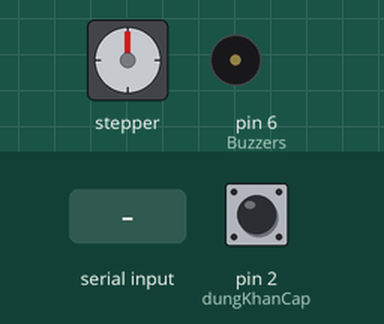
Bench run of a sketch on a simulated Arduino Uno, built with avr-gcc and run on an emulated ATmega328P. Parts: stepper motor, buzzer (waves = sounding, pin HIGH). Wiring (inferred from the names in the program): stepper motor driver (200 steps per turn assumed): step pin 13; direction pin 12; enable pin 11. The test bench sets the inputs (shaded band); at power-on: pin 2 (dungKhanCap) HIGH. Pins used as bus, display or sensor lines are not drawn; what the sketch prints to the serial monitor is not drawn.

Above: at 1.2 s.
1.3 s: "push" received over Serial
3.1 s: pin 2 (dungKhanCap) pulled LOW for 0.15 s
At 4.1 s:
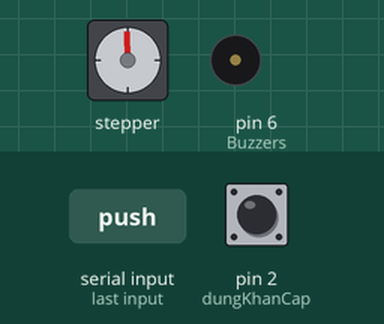
4.7 s: pin 2 (dungKhanCap) pulled LOW for 1 s
7.2 s: "capacity" received over Serial
8.9 s: "push" received over Serial
At 9.6 s:
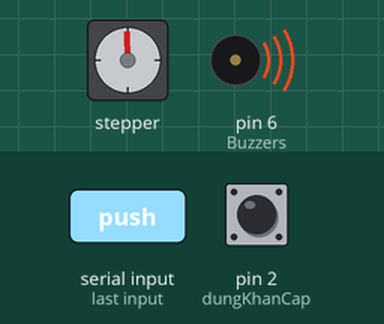
11.9 s: pin 2 (dungKhanCap) driven LOW
Timing chart, 0 to 14.9 s (numbered marks = the images above; inputs shaded):
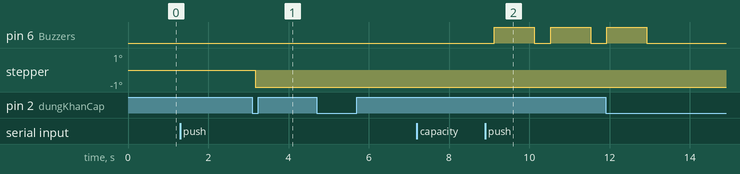

Measured:
- after the input at 1.3 s, every drawn part: stays the same
- after the input at 4.7 s, every drawn part: stays the same
- after the input at 7.2 s, every drawn part: stays the same
- after the input at 8.9 s, pin 6 (Buzzers): alternates HIGH for 1.0 s and LOW for 0.40 s, starting after 0.23 s

The sketch:

MicroPump_V2_FINAL.ino
```cpp
#include "avr/interrupt.h"
#include <string.h>

#define ena 11
#define dir 12
#define pul 13
#define dungKhanCap 2
#define Buzzers 6

// cac thong so
#define McSt 256   // Microstep
#define l 0.2      // lamda
#define degree 1.8 // goc full-step


int check; //bien kiem tra
int trangThaiNgat; // 1 = dang ngat , 0 = khong ngat
int Direction; //chieu dong co
int checkMotor; // kiem tra xem co dang trong mode push pull hay khong
long countPulse, totalPulse, State, Previous;
long Butt_State, Butt_Previous = 0;

float counterInit;

int theTichXilanh = 1; // the tich xilanh
int type = 1;  // loai xilanh
float dungTichDungDich = 1;      // thong so dung totalPulse co trong xilanh
float tocDoBom = 1;        // thong so toc do bom
float hanhTrinhXilanh = 1; // thong so hanh trinh xilanh
float dungDichDaBom;
float heSoDonVi = 1;

String DataFromDisplay = "";  // du lieu tu man hinh
String DonVi = "ml/h";  // xau chua dang don vi

void setup()
{
  Serial.begin(9600);

  pinMode(ena, OUTPUT);
  pinMode(dir, OUTPUT);
  pinMode(pul, OUTPUT);
  pinMode(dungKhanCap, INPUT_PULLUP);

  pinMode(Buzzers, OUTPUT);

  attachInterrupt(0, ngatKhanCap, FALLING);

  digitalWrite(ena, HIGH);
}

void ngatKhanCap()
{
  Butt_State = millis();
 if ((Butt_State - Butt_Previous) >= 500)
 {
    Butt_Previous = Butt_State;
  if (1 == checkMotor)    // neu dang trong mode chay
  {
    if (0 == trangThaiNgat)    // ngat
    {
      Serial.print("push.state.txt=\"STATE: PAUSING\"");
      CachDong();
      Serial.print("pull.state.txt=\"STATE: PAUSING\"");
      CachDong();

      digitalWrite(ena, LOW);
      trangThaiNgat = 1;
      TimerDisable();
      check = 0;
    }
    else              //bat lai
    {
      Serial.print("push.state.txt=\"STATE: PUSHING\"");
      CachDong();
      Serial.print("pull.state.txt=\"STATE: PULLING\"");
      CachDong();
      digitalWrite(ena, HIGH);
      trangThaiNgat = 0;
      TimerEnable();
    }
  }
 }
}

void PlayPause()
{
  if (1 == checkMotor)  // neu dang trong mode chay
  {
    if (0 == trangThaiNgat)    // ngat
    {
      trangThaiNgat = 1;
      TimerDisable();
      check = 0;
    }
    else              //bat lai
    {
      digitalWrite(ena, HIGH);
      trangThaiNgat = 0;
      TimerEnable();
    }
  }
}

void TimerEnable()   //cau hinh timer va bat len
{
  cli();
  TCCR1A = 0;
  TCCR1B = 0;
  TIMSK1 = 0;

  TCCR1B = (0 << CS12) | (1 << CS11) | (1 << CS10);  // cau hinh 3 bit chinh precaler 1/64
  TCNT1 = counterInit;   // dat bottom
  TIMSK1 = (1 << TOIE1); // bat su kien ngat
  sei();
}

void TimerDisable()  //tat timer
{
  cli();
  TCCR1A = 0;
  TCCR1B = 0;
  TIMSK1 = 0;

  TCCR1B |= (0 << CS12) | (0 << CS11) | (0 << CS10);
  TCNT1 = counterInit;
  TIMSK1 = (1 << TOIE1);
  sei();
}

void CachDong()   //viet ki hieu de Nextion nhan biet xuong dong
{
  Serial.write(0xff);
  Serial.write(0xff);
  Serial.write(0xff);
}

ISR(TIMER1_OVF_vect)  //khi counter tran
{
  digitalWrite(13, !digitalRead(13));
  countPulse++;
  TCNT1 = counterInit;
}

void GetDataFromDisplay()  //lay du lieu tu man hinh
{
  if (Serial.available())
  {
    DataFromDisplay = "";
    delay(30);
    while (Serial.available())
    {
      DataFromDisplay += char(Serial.read());
    }

    XuLy(DataFromDisplay);
  }
}

int XuLy(String DataFromDisplay)  // xu ly du lieu thu duoc
{
  if (DataFromDisplay.substring(0, 8) == "capacity") // DataFromDisplay = "capacity_xxxx"
  {
    SetCapacity(DataFromDisplay.substring(8));
    return 0;
  }

  if (DataFromDisplay.substring(0, 5) == "speed")  //DataFromDisplay = "speedxxxx"
  {
    SetSpeed(DataFromDisplay.substring(5));
    return 0;
  }

  if (DataFromDisplay == "ml/h")
  {
    heSoDonVi = 1;
    DonVi = "ml/h";
    return 0;
  }

  if (DataFromDisplay == "ul/min")
  {
    heSoDonVi = pow(10, 6) / 60;
    DonVi = "ul/min";
    return 0;
  }

  if (DataFromDisplay.substring(0, 3) == "1ml")
  {
    theTichXilanh = 1;
    hanhTrinhXilanh = 5.78;
    return 0;
  }

  if (DataFromDisplay.substring(0, 3) == "5ml")
  {
    theTichXilanh = 5;
    hanhTrinhXilanh = 4.08;
    return 0;
  }

  if (DataFromDisplay.substring(0, 4) == "10ml")
  {
    theTichXilanh = 10;
    hanhTrinhXilanh = 5.48;
    return 0;
  }

  if (DataFromDisplay == "push")
  {
    Push();
    return 0;
  }

  if (DataFromDisplay == "pull")
  {
    Pull();
    return 0;
  }

  if (DataFromDisplay == "vao")  //manual
  {
    digitalWrite(ena, HIGH);
    digitalWrite(dir, 1);
    counterInit = 65529;
    TimerEnable();
    return 0;
  }

  if (DataFromDisplay == "ra") //manual
  {
    digitalWrite(ena, HIGH);
    digitalWrite(dir, 0);
    counterInit = 65529;
    TimerEnable();
    return 0;
  }

  if (DataFromDisplay == "ngung")  //tin hieu ngung manual
  {
    TimerDisable();
    return 0;
  }

// ham if
  if (DataFromDisplay == "pause")  // play/pause khi push pull
  {
    PlayPause();
    return 0;
  }

  if (DataFromDisplay == "back")  //thoat che do push pull tren giao dien
  {
    checkMotor = 0;
    return 0;
  }
}

void SetCapacity(String str)
{
  //chuyen kieu String sang mang ki tu de dung ham atoif()
  int str_len = str.length() + 1;
  char char_array[str_len];
  str.toCharArray(char_array, str_len);
  dungTichDungDich = atof(char_array);

}

void SetSpeed(String str)
{
  //chuyen kieu String sang mang ki tu de dung ham atoif()
  int str_len = str.length() + 1;
  char char_array[str_len];
  str.toCharArray(char_array, str_len);
  tocDoBom = atof(char_array);

}


void Push() //chế độ bơm
{
  Direction = 0;
  digitalWrite(ena, HIGH);
  digitalWrite(dir, Direction);

  check = 0;
  countPulse = 0;
  trangThaiNgat = 0;

  counterInit = heSoDonVi * (65538 - ((degree * theTichXilanh * 10 * 16000000 * l) / (tocDoBom * hanhTrinhXilanh * McSt * 64))); // tinh bang don vi mm   //tinh gia tri khoi tao cho TCNT1
  totalPulse = (dungTichDungDich * hanhTrinhXilanh * 360 * McSt / (theTichXilanh * l * degree));  //tong so xung can phat
  countPulse = 0;
  TimerEnable();

  checkMotor = 1;  //đánh dấu là đang chạy chế độ push/pull
  Serial.print("push.state.txt=\"STATE: PUSHING\"");
  CachDong();
  Serial.print("push.capacity.txt=\"Capacity=" + String(dungTichDungDich) + "ml\"");
  CachDong();
  Serial.print("push.speed.txt=\"Speed=" + String(tocDoBom)+ " " + DonVi +"\"");
  CachDong();
  Serial.print("push.type.txt=\"Type:" + String(theTichXilanh) + "ml\"");
  CachDong();

  while ((1 == checkMotor) && (countPulse < totalPulse))
  {
    while ((0 == trangThaiNgat) && (countPulse < totalPulse))
    {
      GetDataFromDisplay();
     if (0 == checkMotor)  // khi nguoi dung nhan "back"
     {
      break;
     }

      State = millis();
     if ((State - Previous) > 150)   // 0.5s refresh thong tin tren man 1 lan          // print trang thai
     {
      Serial.print("push.state.txt=\"STATE: PUSHING\"");
      CachDong();
      dungDichDaBom = (countPulse * dungTichDungDich) / totalPulse;
      Serial.print("push.ed.txt=\"" + String(dungDichDaBom) + "\"");
      CachDong();
      Serial.print("push.ConLai.txt=\"" + String(dungTichDungDich - dungDichDaBom) + "\"");
      CachDong();
      Serial.print("push.j0.val=" + String(round((dungDichDaBom / dungTichDungDich) * 100)));
      CachDong();
      Previous = State;
     }
    }

    GetDataFromDisplay();

  if (check == 0)
   {
    Serial.print("push.state.txt=\"STATE: PAUSING\"");
    CachDong();
    check = 1;
   }
  }
  TimerDisable();
  Serial.print("push.j0.val=" + String(100));
  CachDong();
  Serial.print("push.state.txt=\"STATE: Done\"");  // chay xong
  CachDong();
  dungDichDaBom = (countPulse / totalPulse)* dungTichDungDich;
  Serial.print("push.ed.txt=\"" + String(dungDichDaBom) + "\"");
  CachDong();
  Serial.print("push.ConLai.txt=\"0\"");
  CachDong();
  Serial.print("push.j0.val=" + String(round((dungDichDaBom / dungTichDungDich) * 100)));
  CachDong();

 if (checkMotor == 1)
 {
  analogWrite(Buzzers, 255);
  delay(1000);
  analogWrite(Buzzers, 0);
  delay(400);
  analogWrite(Buzzers, 255);
  delay(1000);
  analogWrite(Buzzers, 0);
  delay(400);
  analogWrite(Buzzers, 255);
  delay(1000);
  analogWrite(Buzzers, 0);
 }

  checkMotor = 0;
  State = 0;
  Previous = 0;

}

void Pull() // chế độ hút
{
  Direction = 1;
  digitalWrite(ena, HIGH);
  digitalWrite(dir, Direction);

  check = 0;
  countPulse = 0;
  trangThaiNgat = 0;

  counterInit = heSoDonVi * (65538 - ((degree * theTichXilanh * 10 * 16000000 * l) / (tocDoBom * hanhTrinhXilanh * McSt * 64))); // tinh bang don vi mm
  totalPulse = (dungTichDungDich * hanhTrinhXilanh * 360 * McSt / (theTichXilanh * l * degree));
  countPulse = 0;
  TimerEnable();

  checkMotor = 1;  //danh dau dang chay push/pull

  Serial.print("pull.state.txt=\"STATE: PULLING\"");
  CachDong();
  Serial.print("pull.capacity.txt=\"Capacity=" + String(dungTichDungDich) + "ml\"");
  CachDong();
  Serial.print("pull.speed.txt=\"Speed=" + String(tocDoBom) + DonVi +"\"");
  CachDong();
  Serial.print("pull.type.txt=\"Type:" + String(theTichXilanh) + "ml\"");
  CachDong();

  while ((1 == checkMotor) && (countPulse < totalPulse))
  {
    while ((0 == trangThaiNgat) && (countPulse < totalPulse))
    {
      GetDataFromDisplay();
     if (0 == checkMotor)  //kiem tra xem dang chay dong co khong
     {
       break;
     }

      State = millis();
     if ((State - Previous) > 150)    //0.5s refresh thong tin tren man 1 lan    // print trang thai
     {
      Serial.print("pull.state.txt=\"STATE: PULLING\"");
      CachDong();
      dungDichDaBom = (countPulse * dungTichDungDich) / totalPulse;
      Serial.print("pull.ed.txt=\"" + String(dungDichDaBom) + "\"");
      CachDong();
      Serial.print("pull.ConLai.txt=\"" + String(dungTichDungDich - dungDichDaBom) + "\"");
      CachDong();
      Serial.print("pull.j0.val=" + String(round((dungDichDaBom / dungTichDungDich) * 100)));
      CachDong();
      Previous = State;
     }
    }

    GetDataFromDisplay();

  if (check == 0)
   {
    Serial.print("pull.state.txt=\"STATE: PAUSING\"");
    CachDong();
    check = 1;
   }
  }
  TimerDisable();
  Serial.print("pull.j0.val=" + String(100));
  CachDong();
  Serial.print("pull.state.txt=\"STATE: Done\"");   //chay xong
  CachDong();
  dungDichDaBom = (countPulse * dungTichDungDich) / totalPulse;
  Serial.print("pull.ed.txt=\"" + String(dungDichDaBom) + "\"");
  CachDong();
  Serial.print("pull.ConLai.txt=\"0\"");
  CachDong();
  Serial.print("pull.j0.val=" + String(round((dungDichDaBom / dungTichDungDich) * 100)));
  CachDong();

 if (checkMotor == 1)
 {
  analogWrite(Buzzers, 255);
  delay(1000);
  analogWrite(Buzzers, 0);
  delay(400);
  analogWrite(Buzzers, 255);
  delay(1000);
  analogWrite(Buzzers, 0);
  delay(400);
  analogWrite(Buzzers, 255);
  delay(1000);
  analogWrite(Buzzers, 0);
 }

  checkMotor = 0;
  State = 0;
  Previous = 0;

}

void loop()
{
  GetDataFromDisplay();
}
```
